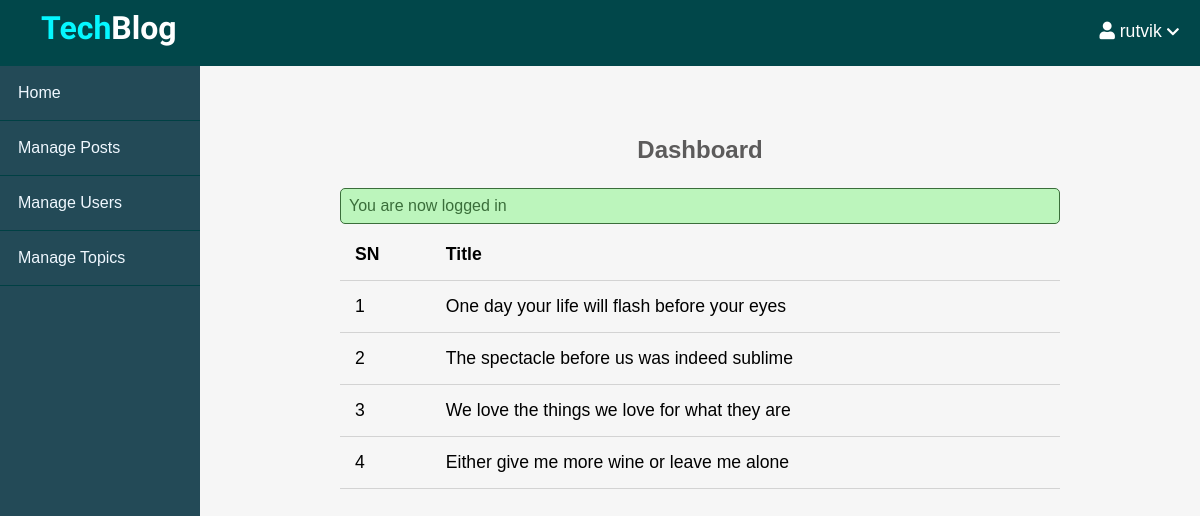
Page /admin/dashboard.php (signed in) on the committed database.
### tables this page shows
CREATE TABLE `posts` (
  `id` int(11) NOT NULL,
  `user_id` int(11) NOT NULL,
  `topic_id` int(11) DEFAULT NULL,
  `title` varchar(255) NOT NULL,
  `image` varchar(255) NOT NULL,
  `body` text NOT NULL,
  `published` tinyint(4) NOT NULL,
  `created_at` datetime NOT NULL DEFAULT current_timestamp()
);

### app/database/db.php (called while the page is built, shortened)
<?php
require('connect.php');
function selectAll($table, $conditions = [])
{
    global $conn;
    $sql = "SELECT * FROM $table";
    if (empty($conditions)) {
        $stmt = $conn->prepare($sql);
        $stmt->execute();
        $records = $stmt->get_result()->fetch_all(MYSQLI_ASSOC);
        return $records;
    }
}

### app/controllers/posts.php (called while the page is built, shortened)
<?php
include(ROOT_PATH . "/app/database/db.php");
$table = 'posts';
$posts = selectAll($table);

### admin/dashboard.php (the view, shortened to what this page needs)
<?php include(ROOT_PATH . "/app/controllers/posts.php");
?>
<!DOCTYPE html>
<html lang="en">
<head>
    <link rel="stylesheet" href="https://use.fontawesome.com/releases/v5.7.2/css/all.css">
    <link rel="stylesheet" href="../assets/icofont/icofont.min.css">
    <link rel="stylesheet" href="../assets/css/style.css">
    <link rel="stylesheet" href="../assets/css/admin.css">
</head>
<body>
    <?php include(ROOT_PATH . "/app/includes/adminHeader.php"); ?>
    <div class="admin-wrapper">
        <?php include(ROOT_PATH . "/app/includes/adminSidebar.php"); ?>
        <div class="admin-content">
            <div class="content">
                <h2 class="page-title">Dashboard</h2>
                <?php include(ROOT_PATH . '/app/includes/messages.php'); ?>
                <table>
                    <thead>
                        <th>SN</th>
                        <th>Title</th>
                    </thead>
                    <tbody>
                        <?php foreach ($posts as $key => $post) : ?>
                            <tr>
                                <td><?php echo $key + 1; ?></td>
                                <td><?php echo $post['title'] ?></td>
                            </tr>
                        <?php endforeach; ?>
                    </tbody>
                </table>
            </div>
        </div>
    </div>
</body>
</html>

### assets/css/style.css (style rules this page uses)
* { box-sizing: border-box; }
html, body { height: 100%; padding: 0px; margin: 0px; background: #f6f6f6; font-family: "Gill Sans", sans-serif; }
h1, h2, h3, h4, h5, h6 { font-family: "Gill Sans", sans-serif; color: #5c5b5b; margin: 5px; }
.content { width: 90%; margin: 30px auto 30px; }

### assets/css/admin.css (style rules this page uses)
.admin-wrapper { display: flex; height: calc(100% - 66px); }
.admin-wrapper .admin-content { flex: 8; height: 100%; padding: 40px 100px 100px; overflow-y: scroll; }
.admin-content .page-title { text-align: center; margin-bottom: 1.5rem; }
table { width: 100%; border-collapse: collapse; font-size: 1.1rem; }
th, td { padding: 15px; text-align: left; border-bottom: 1px solid #d3d3d3; }

### rows in the picture
posts: title "One day your life will flash before your eyes"
posts: title "The spectacle before us was indeed sublime"
posts: title "We love the things we love for what they are"
posts: title "Either give me more wine or leave me alone"

### other values in the picture
$_SESSION['username'] "rutvik"
$_SESSION['message'] "You are now logged in"
